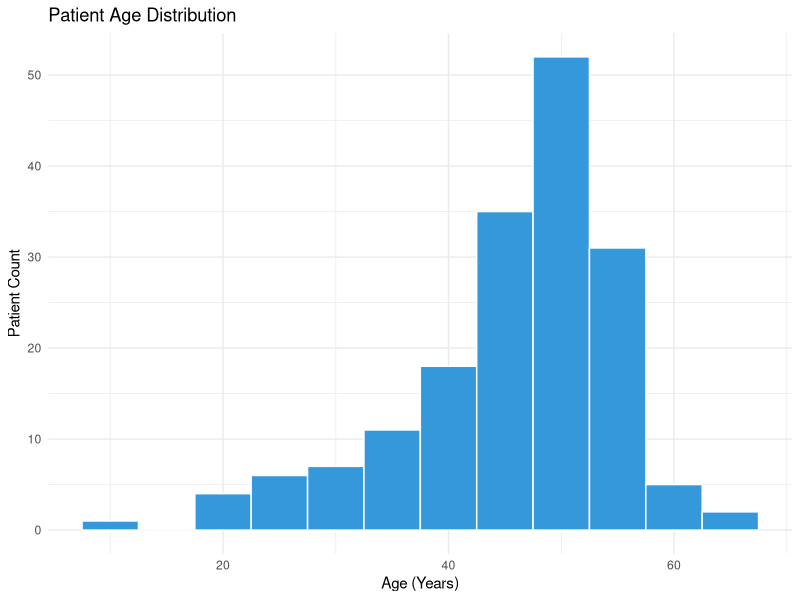
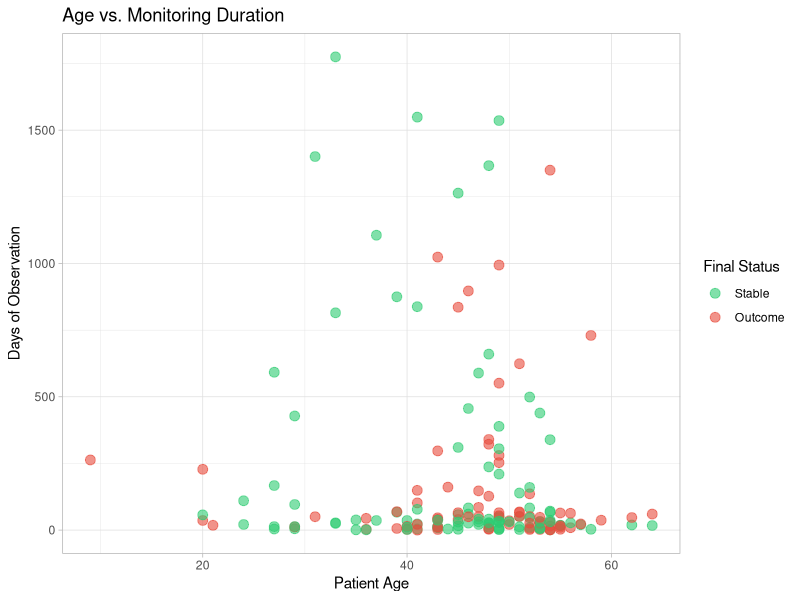

Recreate these plots in R, in order.
## ---- chunk 1
# Load necessary libraries 
library(tidyverse)
library(ggplot2)

# Contains professional "Heart" data set
data(heart, package = "survival")

# Data cleaning
heart_clean <- heart %>%
  mutate(Age = round(age + 48), # correcting to actual age
    Status = factor(event, levels = c(0, 1), labels = c("Stable", "Outcome")), # labeling clinical outcomes
    Monitoring_Days = as.integer(stop - start),  # calculating total observation period
    Transplant = factor(transplant, levels = c(0, 1), labels = c("No", "Yes"))) %>% # labeling transplant status
  select(Age, Status, Monitoring_Days, Transplant)
heart_clean

# Verify cleaned data and count
heart_count <- nrow(heart_clean) # counting 172
heart_count
## ---- chunk 2
# creating plot 
ggplot(heart_clean, aes(x = Age)) +
  geom_histogram(binwidth = 5, fill = "#3498db", color = "white") +
  labs(title = "Patient Age Distribution", x = "Age (Years)", y = "Patient Count") +
  theme_minimal()
## ---- chunk 3
# creating plot 
ggplot(heart_clean, aes(x = Age, y = Monitoring_Days, color = Status)) +
  geom_point(size = 3, alpha = 0.6) +
  scale_color_manual(values = c("#2ecc71", "#e74c3c")) +
  labs(title = "Age vs. Monitoring Duration",
       x = "Patient Age", y = "Days of Observation",
       color = "Final Status") +
  theme_light()
